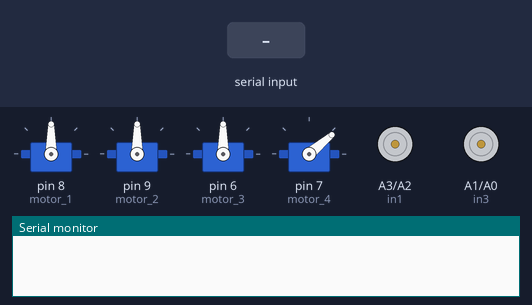
A sketch run on a simulated Arduino Uno, built with avr-gcc and run on an emulated ATmega328P. On the bench: 4 × servo, motor-driver pin pairs drawn as motors (green arrow = first pin HIGH = forward, orange = second pin HIGH = backward, longer = more drive, scaled by the enable pin), the last lines printed to the serial monitor. Inputs (shaded band) come from the test bench.

Above: at 2.2 s.
2.3 s: "1\n" received over Serial
At 4.0 s:
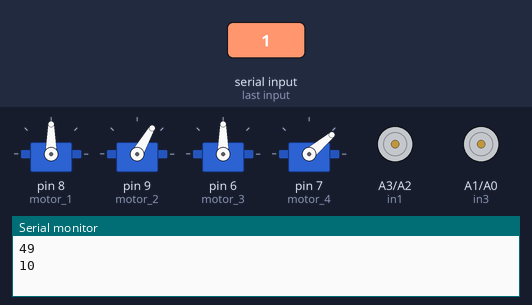
4.4 s: byte 8 (8) received over Serial
At 6.2 s:
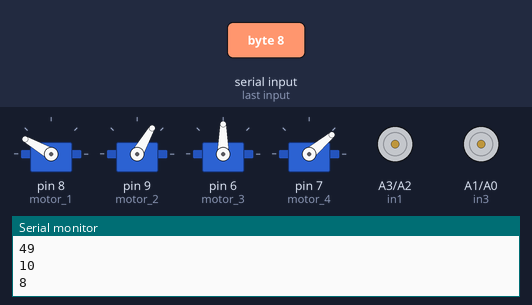
7.1 s: byte 4 (4) received over Serial
At 8.1 s:
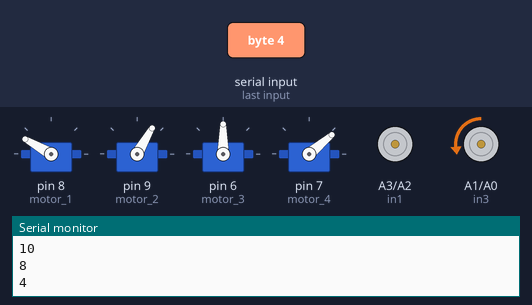
8.6 s: byte 3 (3) received over Serial
At 9.5 s:
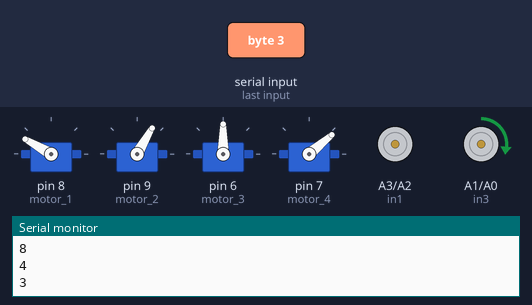
10.1 s: byte 2 (2) received over Serial
11.6 s: byte 1 (1) received over Serial
At 12.8 s:
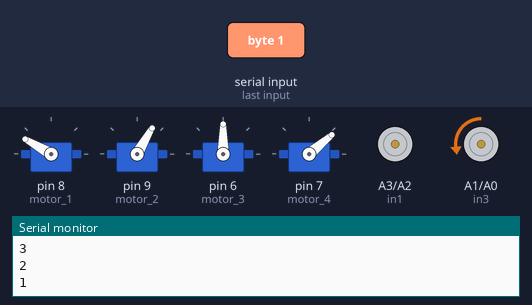
Timing chart, 0 to 14.1 s (numbered marks = the images above; inputs shaded):
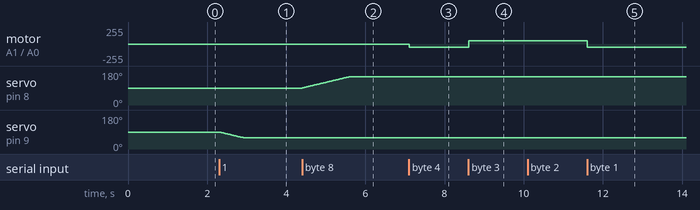

The sketch:

Arm_Car.ino
```cpp
#include <Servo.h>

Servo motor_1; // servo motorları tanımlıyoruz
Servo motor_2;
Servo motor_3;
Servo motor_4;

#define enA 4  //Enable1 L298 Pin enA
#define in1 A3 //Motor1  L298 Pin in1
#define in2 A2 //Motor1  L298 Pin in2
#define in3 A1 //Motor2  L298 Pin in3
#define in4 A0 //Motor2  L298 Pin in4
#define enB 5  //Enable2 L298 Pin enB

int servo1 = 90;
int servo2 = 90;
int servo3 = 90;
int servo4 = 40;

int bt_data;
int Speed = 150;

void setup(){

  Serial.begin(9600); // serial communication at 9600 bits per second:

  motor_1.attach(8);  // aç kapa
  motor_2.attach(9);  // sağ sol
  motor_3.attach(6);  // yukarı aşağı
  motor_4.attach(7);  // ileri geri

  motor_1.write(servo1);
  motor_2.write(servo2);
  motor_3.write(servo3);
  motor_4.write(servo4);

  pinMode(enA, OUTPUT); // L298 için çıkış Pin enA
  pinMode(in1, OUTPUT); // L298 için çıkış Pin in1
  pinMode(in2, OUTPUT); // L298 için çıkış Pin in2
  pinMode(in3, OUTPUT); // L298 için çıkış Pin in3
  pinMode(in4, OUTPUT); // L298 için çıkış Pin in4
  pinMode(enB, OUTPUT); // L298 için çıkış Pin enB

  delay(1000);
}

void loop(){


  if(Serial.available() > 0){
    bt_data = Serial.read();
    Serial.println(bt_data);
    if(bt_data > 20){Speed = bt_data;}
  }

  analogWrite(enA, Speed); // 0 to 255 Enable Pin A for Motor1 Speed
  analogWrite(enB, Speed); // 0 to 255 Enable Pin B for Motor2 Speed


       if(bt_data == 4){forword(); }  // if the bt_data is '1' the DC motor will go forward
  else if(bt_data == 3){backword();}  // if the bt_data is '2' the motor will Reverse
  else if(bt_data == 2){turnLeft();}  // if the bt_data is '3' the motor will turn left
  else if(bt_data == 1){turnRight();} // if the bt_data is '4' the motor will turn right
  else if(bt_data == 5){Stop(); }     // if the bt_data '5' the motor will Stop

  else if(bt_data == 6){turnLeft();  delay(400);  bt_data = 5;}
  else if(bt_data == 7){turnRight(); delay(400);  bt_data = 5;}

  else if (bt_data == 8){
    if(servo1<150){servo1 = servo1+1;}
    motor_1.write(servo1);
    delay(10);
  }
  else if (bt_data == 9){
    if(servo1>30){servo1 = servo1-1;}
    motor_1.write(servo1);
    delay(10);
  }

  else if (bt_data == 10){
    if(servo2>60){servo2 = servo2-1;}
    motor_2.write(servo2);
    delay(10);
  }
  else if (bt_data == 11){
    if(servo2<130){servo2 = servo2+1;}
    motor_2.write(servo2);
    delay(10);
  }

  else if(bt_data == 13){              //aşağı
    if(servo3>40){servo3 = servo3-1;}
    motor_3.write(servo3);
    delay(10);
  }
  else if (bt_data == 12){             // yukarı
    if(servo3<130){servo3 = servo3+1;}
    motor_3.write(servo3);
    delay(10);
  }

  else if (bt_data == 14){            // ileri
    if(servo4<150){servo4 = servo4+1;}
    motor_4.write(servo4);
    delay(10);
  }
  else if(bt_data == 15){            // geri
    if(servo4>20){servo4 = servo4-1;}
    motor_4.write(servo4);
    delay(10);
  }


  delay(10);
}


void forword(){  //forword
  digitalWrite(in1, HIGH);
  digitalWrite(in2, LOW);
  digitalWrite(in3, LOW);
  digitalWrite(in4, HIGH);
}

void backword(){ //backword
  digitalWrite(in1, LOW);
  digitalWrite(in2, HIGH);
  digitalWrite(in3, HIGH);
  digitalWrite(in4, LOW);
}

void turnRight(){ //turnRight
  digitalWrite(in1, LOW);
  digitalWrite(in2, HIGH);
  digitalWrite(in3, LOW);
  digitalWrite(in4, HIGH);
}

void turnLeft(){ //turnLeft
  digitalWrite(in1, HIGH);
  digitalWrite(in2, LOW);
  digitalWrite(in3, HIGH);
  digitalWrite(in4, LOW);
}

void Stop(){ //stop
  digitalWrite(in1, LOW);
  digitalWrite(in2, LOW);
  digitalWrite(in3, LOW);
  digitalWrite(in4, LOW);
}
```

Measured:
- after the input at 2.3 s, servo on pin 9 (motor_2): moves from 90° to 60° over 0.59 s, starting at once
- after the input at 4.4 s, servo on pin 8 (motor_1): moves from 90° to 150° over 1.2 s, starting at once
- after the input at 7.1 s, motor on A1 (in3) / A0 (in4): stopped → backward 49/255 at once
- after the input at 8.6 s, motor on A1 (in3) / A0 (in4): backward 49/255 → forward 49/255 at once
- after the input at 11.6 s, motor on A1 (in3) / A0 (in4): forward 49/255 → backward 49/255 at once
